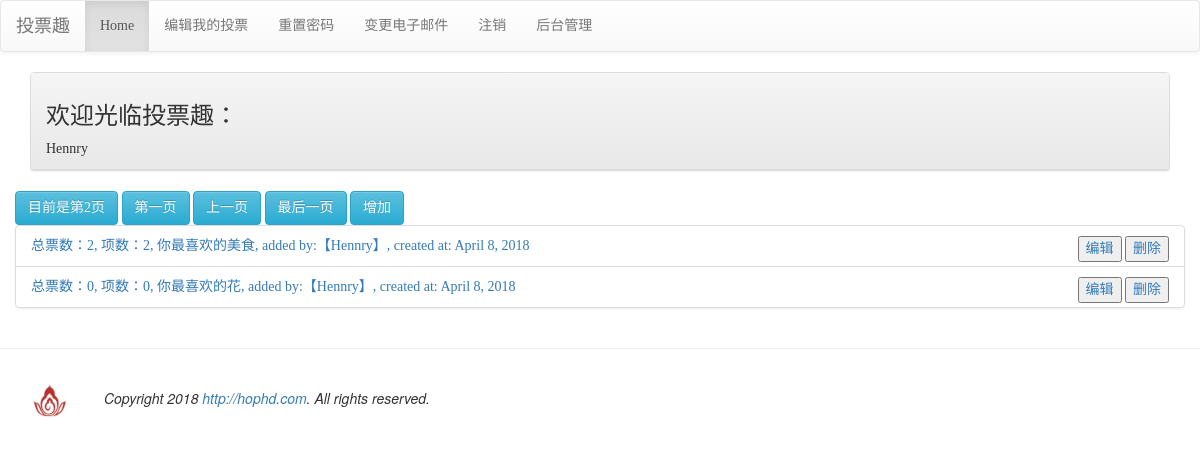
The page /mypoll/?p=2 (signed in) on the database its author committed.
### mysite/models.py (models this page shows, shortened)
class Poll(models.Model):
	user = models.ForeignKey(User, on_delete=models.CASCADE)
	name = models.CharField(max_length=200, null=False)
	created_at = models.DateField(auto_now_add=True)
	enabled = models.BooleanField(default=False)

class PollItem(models.Model):
	poll = models.ForeignKey(Poll, on_delete=models.CASCADE)
	name = models.CharField(max_length=200, null=False)
	image_url = models.CharField(max_length=200, null=True, blank=True)
	vote = models.PositiveIntegerField(default=0)

### mysite/views.py (the view)
# urls.py: url(r'^mypoll/$', views.mypoll),
@login_required
def mypoll(request):
	all_polls = models.Poll.objects.filter(user=request.user).order_by('-created_at')
	paginator = Paginator(all_polls, 2)
	p = request.GET.get('p')
	try:
		polls = paginator.page(p)
	except PageNotAnInteger:
		polls = paginator.page(1)
	except EmptyPage:
		polls = paginator.page(paginator.num_pages)
	return render(request, 'mypoll.html', locals())

### mysite/templatetags/mvote-extra.py (called while the page is built)
@register.filter(name="show_items")
def show_items(value):
	try:
		poll = models.Poll.objects.get(id=int(value))
		items = models.PollItem.objects.filter(poll=poll).count()
	except:
		items = 0
	return items

@register.filter(name="show_votes")
def show_votes(value):
	try:
		poll = models.Poll.objects.get(id=int(value))
		votes = 0
		pollitems = models.PollItem.objects.filter(poll=poll)
		for item in pollitems:
			votes = votes + item.vote
	except:
		votes = 0
	return votes

### templates/mypoll.html (shortened to what this page needs)
{% extends 'base.html' %}
{% block content %}
	<div class="container">
		<div class="row">
			<div class="col-md-12">
				<div class="panel panel-default">
					<div class="panel-heading">
						{% if user.is_authenticated %}
							<h3>欢迎光临投票趣：</h3>
							{% if user.socialaccount_set.all.0.extra_data.name %}
								{{user.socialaccount_set.all.0.extra_data.name}}
							{% else %}
								{{user.username}}
							{% endif %}
						{% else %}
							<p>欢迎登录投票趣</p>
						{% endif %}
					</div>
				</div>
			</div>
		</div>
		<div class="row">
			<button class="btn btn-info">
				目前是第{{polls.number}}页
			</button>
			<button class="btn btn-info">
				<a href="?p=1" style="color:white">第一页</a>
			</button>
			{% if polls.has_previous %}
				<button class="btn btn-info">
					<a href="?p={{polls.previous_page_number}}" style="color:white">上一页</a>
				</button>
			{% endif %}
			<button class="btn btn-info">
				<a href="?p={{paginator.num_pages}}" style="color:white">最后一页</a>
			</button>
			<button class="btn btn-info">
				<a href="/addpoll/" style="color:white">增加</a>
			</button>
		</div>
		<div>
			<div class="row">
				{% load mvote-extra %}
				{% for poll in polls %}
					{% if forloop.first %}
						<div class="list-group">
					{% endif %}
						<p class="list-group-item">
							<a href="{% url 'poll-url' poll.id %}">
								总票数：{{poll.id | show_votes}},
								项数：{{poll.id | show_items}},
								{{poll.name}}, added by:【{{poll.user}}】,
								created at: {{poll.created_at}}
							</a>
							<span style="float:right">
								<button><a href="{% url 'editpoll-url' poll.id %}">编辑</a></button>
								<button><a href="{% url 'delpoll-url' poll.id %}">删除</a></button>
							</span>
						</p>
					{% if forloop.last %}
						</div>
					{% endif %}
				{% empty %}
					<h3><em>暂无可用投票项</em></h3>
				{% endfor %}
			</div>
		</div>
	</div>
{% endblock %}

### templates/base.html (style rules this page uses)
h1,h2,h3,h4,h5,p,div { font-family:微软雅黑; }

### rows shown on the page
Poll: id|show_votes "2", id|show_items "2", name "你最喜欢的美食", user "Hennry", created_at "April 8, 2018"
Poll: id|show_votes "0", id|show_items "0", name "你最喜欢的花", user "Hennry", created_at "April 8, 2018"

### other values the page prints
{{ user.username }} "Hennry"
{{ polls.number }} "2"
